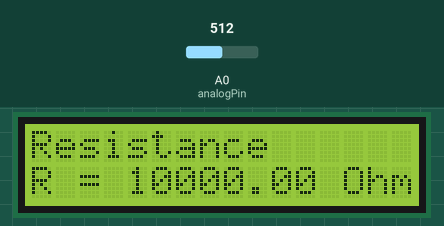
The sketch below on a simulated Arduino Uno, built with avr-gcc and run on an emulated ATmega328P. Shown: 16×2 character LCD. The test bench sets the inputs (shaded band); at power-on: A0 (analogPin) = 512.

Above: at 1.2 s.
1.3 s: A0 (analogPin) set to 521
At 3.8 s:
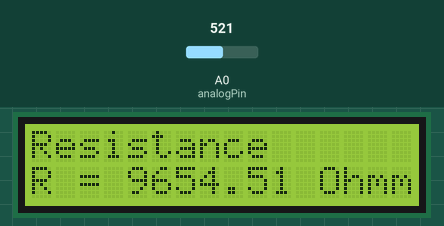
5.2 s: A0 (analogPin) set to 917
At 7.4 s:
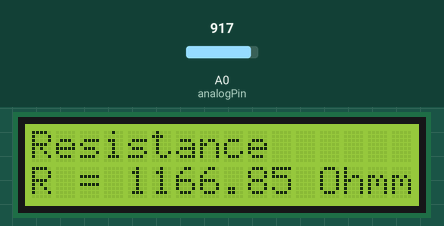
9.1 s: A0 (analogPin) set to 945
At 13.2 s:
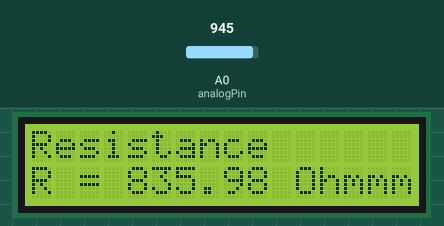
13.5 s: A0 (analogPin) set to 1023
At 15.7 s:
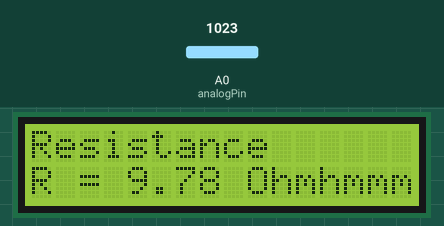
17.4 s: A0 (analogPin) set to 1022
At 19.3 s:
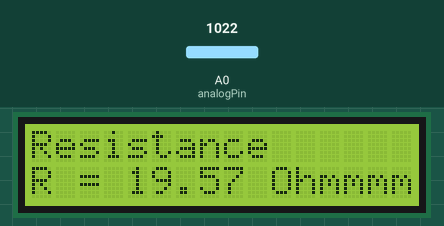
21.3 s: A0 (analogPin) set to 0
At 25.2 s:
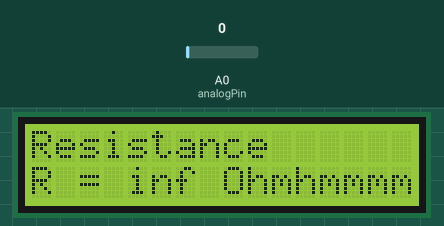
Timing chart, 0 to 26.5 s (numbered marks = the images above; inputs shaded):
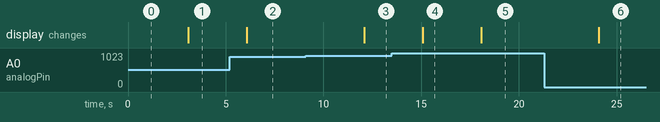

Measured:
- the behaviour switches between 512 and 513 on A0 (analogPin) (found by bisection; images 0 and 1)
- the behaviour switches between 930 and 931 on A0 (analogPin) (found by bisection; images 2 and 3)
- the behaviour switches between 1023 and 1022 on A0 (analogPin) (found by bisection; images 4 and 5)
- after the input at 1.3 s, the display: changes after 1.8 s (image 1)
- after the input at 5.2 s, the display: changes after 0.87 s (image 2)
- after the input at 9.1 s, the display: changes after 3.0 s (image 3)
- after the input at 13.5 s, the display: changes after 1.6 s (image 4)
- after the input at 17.4 s, the display: changes after 0.68 s (image 5)
- after the input at 21.3 s, the display: changes after 2.8 s (image 6)

The sketch:

ohmmeterLCD.ino
```cpp
/* Ohmmeter displayed on an LCD */

#include <LiquidCrystal.h>
LiquidCrystal lcd(12,11,5,4,3,2);
int analogPin=0;
int x=0;
float Vout=0;
float R=10000;        // create variables
float resistor=0;
float buffer=0;

void setup()
{

lcd.begin(16,2);
lcd.setCursor(0,0);        // start and print on LCD
lcd.print("Resistance");

}
void loop()
{

x=analogRead(analogPin);
buffer=x*5;
Vout=(buffer)/1024.0;
buffer=(5/Vout)-1;       // conversion of analog read to ohms using a reference resistor
resistor=R*buffer;
lcd.setCursor(0,1);
lcd.print("R = ");
lcd.print(resistor);
lcd.print(" Ohm");
delay(3000);
}
```
